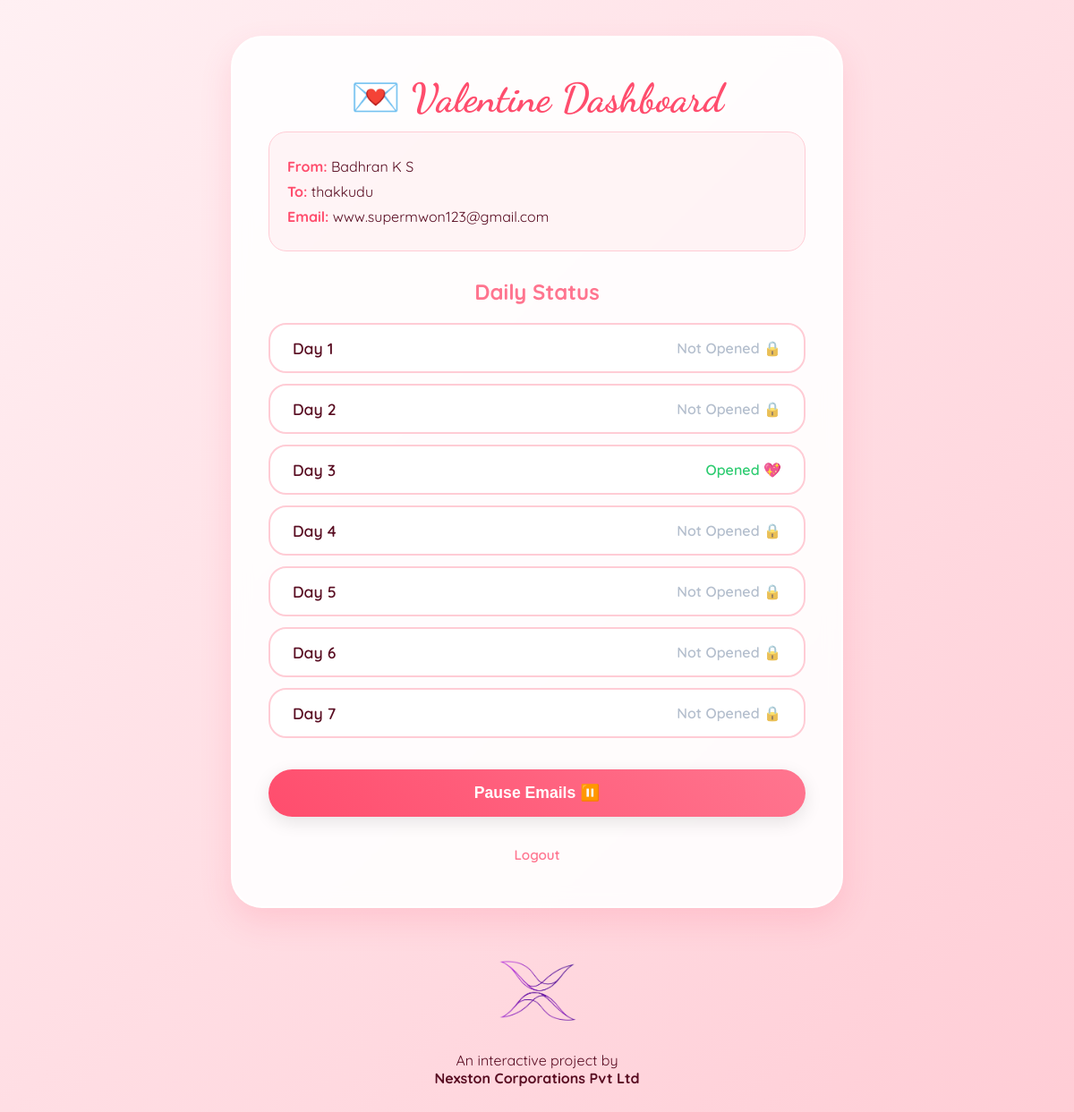
Page /dashboard (signed in) on the committed database.
### models.py (models this page shows)
class ValentineSession(db.Model):
    id = db.Column(db.Integer, primary_key=True)
    user_id = db.Column(
        db.Integer,
        db.ForeignKey("user.id"),
        nullable=False,
        unique=True   # ✅ THIS LINE FIXES IT
    )
    sender_name = db.Column(db.String(100), nullable=False)
    sender_email = db.Column(db.String(120), nullable=False)  # 👈 NEW (see problem 2)
    partner_name = db.Column(db.String(100), nullable=False)
    partner_email = db.Column(db.String(120), nullable=False)
    mails_enabled = db.Column(db.Boolean, default=True)

class DayQuestion(db.Model):
    id = db.Column(db.Integer, primary_key=True)
    session_id = db.Column(
        db.Integer,
        db.ForeignKey("valentine_session.id"),
        nullable=False
    )
    day_number = db.Column(db.Integer, nullable=False)
    question = db.Column(db.String(200), nullable=False)
    option_1 = db.Column(db.String(100), nullable=False)
    option_2 = db.Column(db.String(100), nullable=False)
    option_3 = db.Column(db.String(100), nullable=False)
    option_4 = db.Column(db.String(100), nullable=False)
    option_5 = db.Column(db.String(100), nullable=False)
    correct_option = db.Column(db.Integer, nullable=False)  # 1–5
    is_unlocked = db.Column(db.Boolean, default=False)
    unlocked_at = db.Column(db.DateTime)

### app.py (the view)
@app.route("/dashboard")
@login_required
def dashboard():
    session = ValentineSession.query.filter_by(
        user_id=current_user.id
    ).first()
    if not session:
        return redirect("/setup")
    days = DayQuestion.query.filter_by(
        session_id=session.id
    ).order_by(DayQuestion.day_number).all()
    return render_template(
        "dashboard.html",
        session=session,
        days=days
    )

### app.py (called while the page is built)
@login_manager.user_loader
def load_user(user_id):
    return User.query.get(int(user_id))

### templates/dashboard.html (shortened to what this page needs)
<!DOCTYPE html>
<html lang="en">
<head>
</head>
<body>
    <div class="box">
        <h2>💌 Valentine Dashboard</h2>
        <div class="user-info">
            <p><strong>From:</strong> {{ session.sender_name }}</p>
            <p><strong>To:</strong> {{ session.partner_name }}</p>
            <p><strong>Email:</strong> {{ session.partner_email }}</p>
        </div>
        <h3>Daily Status</h3>
        <div class="status-container">
            {% for day in days %}
                <div class="day">
                    <span class="day-label">Day {{ day.day_number }}</span>
                    {% if day.is_unlocked %}
                        <span class="unlocked">Opened 💖</span>
                    {% else %}
                        <span class="locked">Not Opened 🔒</span>
                    {% endif %}
                </div>
            {% endfor %}
        </div>
        <div class="controls">
            <form method="post" action="/toggle-sender-mails">
                {% if session.mails_enabled %}
                    <button type="submit" style="background: linear-gradient(45deg, var(--primary), var(--secondary))">
                        Pause Emails ⏸️
                    </button>
                {% else %}
                    <button type="submit" style="background: linear-gradient(45deg, #ff0a54, #ff7096)">
                        Resume Emails ▶️
                    </button>
                {% endif %}
            </form>
        </div>
        <a href="/logout" class="logout-link">Logout</a>
    </div>
    <footer class="site-footer">
        <div class="footer-content">
            <img src="/static/logo.png" alt="Nexston Logo" class="footer-logo">
            <p>
                An interactive project by<br>
                <strong>Nexston Corporations Pvt Ltd</strong>
            </p>
        </div>
    </footer>
</body>
</html>

### templates/dashboard.html (style rules this page uses)
:root { --primary: #ff4d6d; --secondary: #ff758f; --bg-soft: #fff0f3; --white: #ffffff; --text: #590d22; --accent: #ffccd5; --success: #2ecc71; --locked: #94a3b8; }
body { font-family: 'Quicksand', sans-serif; background: linear-gradient(135deg, #fff0f3 0%, #ffccd5 100%); min-height: 100vh; margin: 0; padding: 40px 20px; display: flex; flex-direction: column; align-items: center; justify-content: flex-start; color: var(--text); overflow-x: hidden; position: relative; box-sizing: border-box; }
.box { background: rgba(255, 255, 255, 0.9); backdrop-filter: blur(10px); max-width: 600px; width: 100%; margin: 0 auto 40px; padding: 40px; border-radius: 35px; box-shadow: 0 15px 35px rgba(255, 77, 109, 0.15); border: 2px solid var(--white); animation: fadeIn 0.8s ease-out; position: relative; z-index: 1; text-align: center; }
h2 { font-family: 'Dancing Script', cursive; font-size: 2.8rem; color: var(--primary); margin-bottom: 10px; text-shadow: 2px 2px 0px rgba(255, 255, 255, 1); margin-top: 0; }
.user-info { background: rgba(255, 77, 109, 0.05); padding: 20px; border-radius: 20px; margin-bottom: 30px; border: 1px solid var(--accent); text-align: left; }
.user-info p { margin: 8px 0; font-size: 1rem; color: var(--text); }
.user-info strong { color: var(--primary); }
h3 { font-size: 1.5rem; color: var(--secondary); margin-bottom: 20px; display: flex; align-items: center; justify-content: center; gap: 10px; }
.status-container { display: flex; flex-direction: column; gap: 12px; margin-bottom: 35px; }
.day { display: flex; justify-content: space-between; align-items: center; padding: 15px 25px; background: var(--white); border: 2px solid var(--accent); border-radius: 20px; transition: all 0.3s ease; }
.day-label { font-weight: 600; font-size: 1.1rem; }
.unlocked { color: #2ecc71; font-weight: 600; display: flex; align-items: center; gap: 5px; }
.locked { color: var(--locked); font-weight: 600; display: flex; align-items: center; gap: 5px; opacity: 0.7; }
.controls { margin-top: 20px; }
button { border: none; padding: 16px 30px; width: 100%; font-size: 1.1rem; font-weight: 600; border-radius: 50px; cursor: pointer; transition: all 0.3s cubic-bezier(0.175, 0.885, 0.32, 1.275); color: white; box-shadow: 0 6px 20px rgba(0, 0, 0, 0.1); display: flex; justify-content: center; align-items: center; gap: 10px; }
.logout-link { display: inline-block; margin-top: 25px; color: var(--secondary); text-decoration: none; font-weight: 600; font-size: 0.95rem; transition: all 0.3s ease; padding: 8px 20px; border-radius: 20px; }
html, body { height: auto; min-height: 100%; margin: 0; }
.site-footer { background: transparent; border: none; padding: 18px 10px 22px; text-align: center; width: 100%; margin-top: auto; }
.footer-content { max-width: 600px; margin: auto; }
.footer-logo { height: 72px; max-width: 180px; object-fit: contain; margin-bottom: 10px; opacity: 0.95; transition: transform 0.3s ease, filter 0.3s ease, opacity 0.3s ease; }

### rows in the picture
ValentineSession: sender_name "Badhran K S", partner_name "thakkudu", partner_email "www.supermwon123@gmail.com"
DayQuestion: day_number "1", is_unlocked "Not Opened 🔒"
DayQuestion: day_number "2", is_unlocked "Not Opened 🔒"
DayQuestion: day_number "3", is_unlocked "Opened 💖"
DayQuestion: day_number "4", is_unlocked "Not Opened 🔒"
DayQuestion: day_number "5", is_unlocked "Not Opened 🔒"
DayQuestion: day_number "6", is_unlocked "Not Opened 🔒"
DayQuestion: day_number "7", is_unlocked "Not Opened 🔒"
